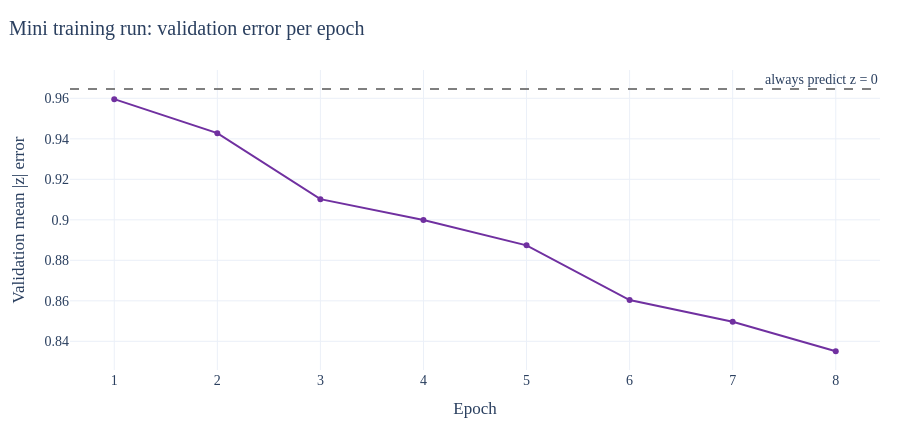

Source (notebook cell):
### Markdown cell above
**Live mini training** with the study's own training function (`lib.fit_deep`: AdamW, Huber loss on the point + pinball loss on the quantiles, early stopping) on 6,000 random training rows. It is only to show the loop learns; the published numbers come from the full run (Section 6).

### Code cell
import warnings, re, time; warnings.filterwarnings("ignore")
rng = np.random.default_rng(0)
tr_s = np.zeros(len(meta), bool); tr_s[rng.choice(np.flatnonzero(tr), 6000, replace=False)] = True
va_s = np.zeros(len(meta), bool); va_s[rng.choice(np.flatnonzero(va), 2000, replace=False)] = True
y = meta["anomaly_z_capped"].to_numpy()
buf = io.StringIO(); t0 = time.time()
with contextlib.redirect_stdout(buf):
    net2, best, ep = Lb.fit_deep("TGT-M", Bq, y, tr_s, va_s, cfg, 0, epochs=8, patience=4, verbose=True)
curve = [float(v) for v in re.findall(r"val \|z\| MAE ([0-9.]+)", buf.getvalue())]
zero = float(np.abs(y[va_s]).mean())
print(f"trained on 6,000 rows in {time.time() - t0:.0f}s | best validation |z| MAE {best:.3f} | predicting z = 0 (the baseline) gives {zero:.3f}")
fig = go.Figure()
fig.add_scatter(x=list(range(1, len(curve) + 1)), y=curve, mode="lines+markers", name="TGT-M validation error", line=dict(color=PAL["T"]))
fig.add_hline(y=zero, line_dash="dash", line_color=PAL["grey"], annotation_text="always predict z = 0")
show(fig, "Mini training run: validation error per epoch", "Epoch", "Validation mean |z| error")
check("mini training beats the seasonal baseline on validation rows", best < zero)

### Figure 1 — Plotly figure (JSON) as saved in the notebook; plotly's stock layout.template omitted (floating-point values rounded to 4 significant figures)
{"data": [{"line": {"color": "#7030A0"}, "mode": "lines+markers", "name": "TGT-M validation error", "type": "scatter", "x": [1, 2, 3, 4, 5, 6, 7, 8], "y": [0.9596, 0.9428, 0.9102, 0.8999, 0.8874, 0.8604, 0.8497, 0.8351]}], "layout": {"annotations": [{"showarrow": false, "text": "always predict z = 0", "x": 1, "xanchor": "right", "xref": "x domain", "y": 0.9646, "yanchor": "bottom", "yref": "y"}], "font": {"family": "Times New Roman", "size": 14}, "height": 440, "legend": {"orientation": "h", "y": -0.3}, "margin": {"b": 70, "l": 70, "r": 20, "t": 70}, "shapes": [{"line": {"color": "#7F7F7F", "dash": "dash"}, "type": "line", "x0": 0, "x1": 1, "xref": "x domain", "y0": 0.9646, "y1": 0.9646, "yref": "y"}], "title": {"text": "Mini training run: validation error per epoch", "x": 0.01}, "xaxis": {"title": {"text": "Epoch"}}, "yaxis": {"title": {"text": "Validation mean |z| error"}}}}
